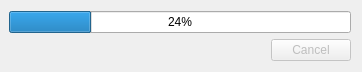
<?xml version="1.0" encoding="UTF-8"?>
<ui version="4.0">
 <class>ProgressWidget</class>
 <widget class="QDialog" name="ProgressWidget">
  <property name="geometry">
   <rect>
    <x>0</x>
    <y>0</y>
    <width>362</width>
    <height>67</height>
   </rect>
  </property>
  <property name="windowTitle">
   <string>ProgressWidget</string>
  </property>
  <layout class="QVBoxLayout" name="verticalLayout">
   <property name="leftMargin">
    <number>9</number>
   </property>
   <item>
    <widget class="QProgressBar" name="progressBar">
     <property name="minimum">
      <number>0</number>
     </property>
     <property name="value">
      <number>24</number>
     </property>
     <property name="textVisible">
      <bool>true</bool>
     </property>
     <property name="invertedAppearance">
      <bool>false</bool>
     </property>
     <property name="textDirection">
      <enum>QProgressBar::TopToBottom</enum>
     </property>
    </widget>
   </item>
   <item>
    <widget class="QDialogButtonBox" name="buttonBox">
     <property name="enabled">
      <bool>false</bool>
     </property>
     <property name="orientation">
      <enum>Qt::Horizontal</enum>
     </property>
     <property name="standardButtons">
      <set>QDialogButtonBox::Cancel</set>
     </property>
    </widget>
   </item>
  </layout>
 </widget>
 <resources/>
 <connections>
  <connection>
   <sender>buttonBox</sender>
   <signal>accepted()</signal>
   <receiver>ProgressWidget</receiver>
   <slot>accept()</slot>
   <hints>
    <hint type="sourcelabel">
     <x>248</x>
     <y>254</y>
    </hint>
    <hint type="destinationlabel">
     <x>157</x>
     <y>274</y>
    </hint>
   </hints>
  </connection>
  <connection>
   <sender>buttonBox</sender>
   <signal>rejected()</signal>
   <receiver>ProgressWidget</receiver>
   <slot>reject()</slot>
   <hints>
    <hint type="sourcelabel">
     <x>316</x>
     <y>260</y>
    </hint>
    <hint type="destinationlabel">
     <x>286</x>
     <y>274</y>
    </hint>
   </hints>
  </connection>
 </connections>
</ui>
